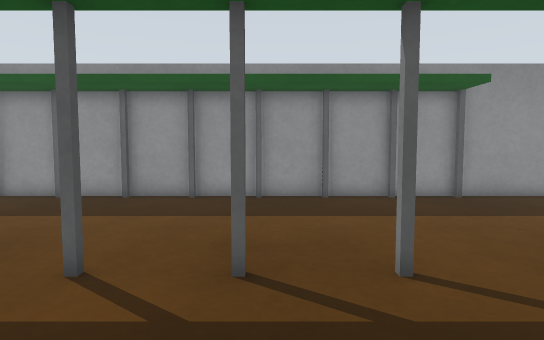
view 1 (above)

20 first-person views from a walk through a robot-simulator world made for Gazebo. The camera is 0.39 m above the floor, tilts 4° down and sees 75° across. The floor is counted in squares, 0.2 m on a side. Each view is taken from the middle of a square. On the plan, view 1 faces up. The plan holds only what a view shows up to about 18 squares ahead; the rest is blank. The place goes on beyond the plan.

view 2
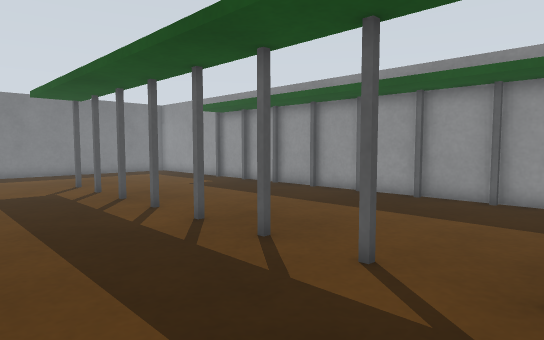

view 3
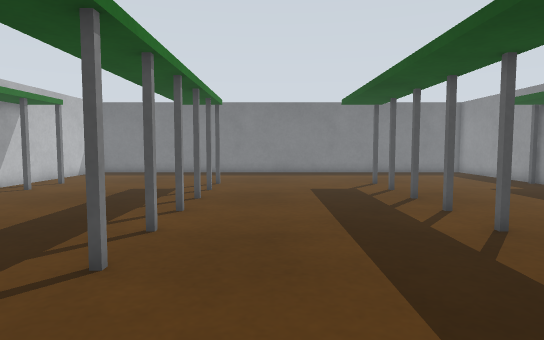

view 4
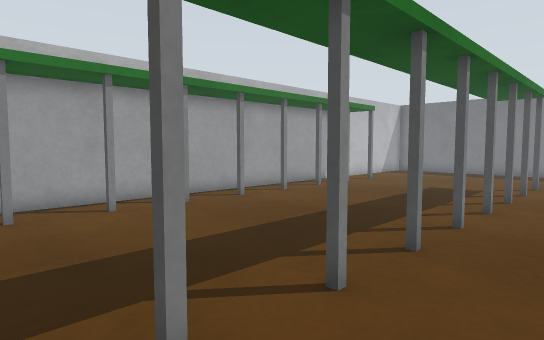

view 5
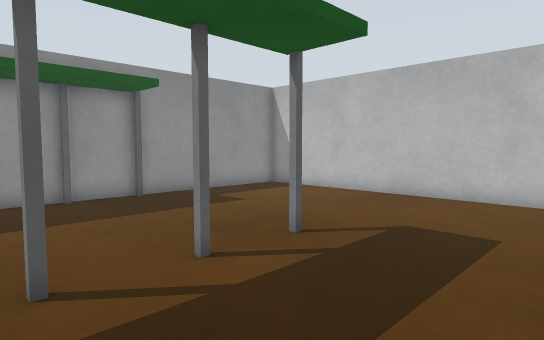

view 6
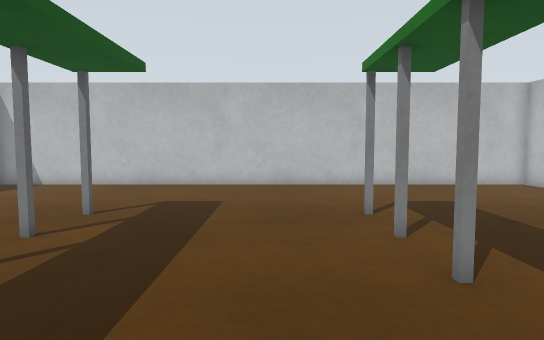

view 7
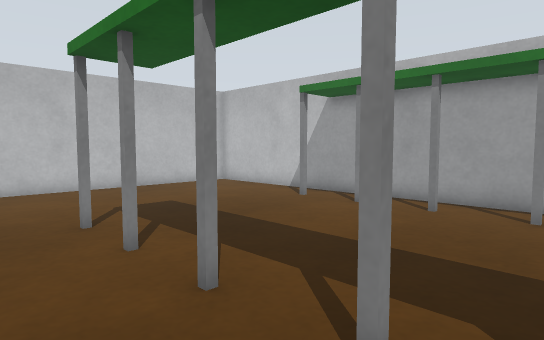

view 8
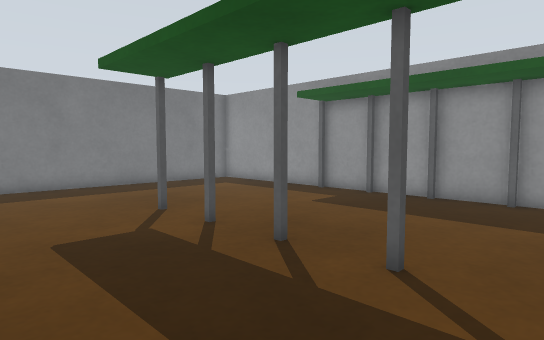

view 9
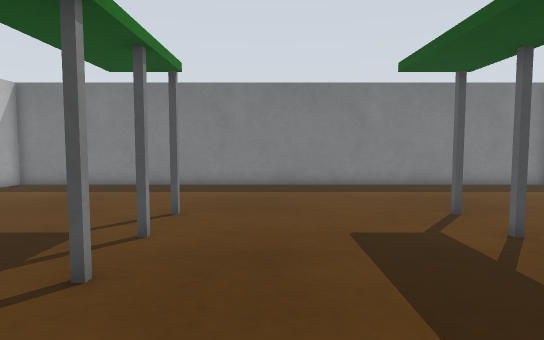

view 10
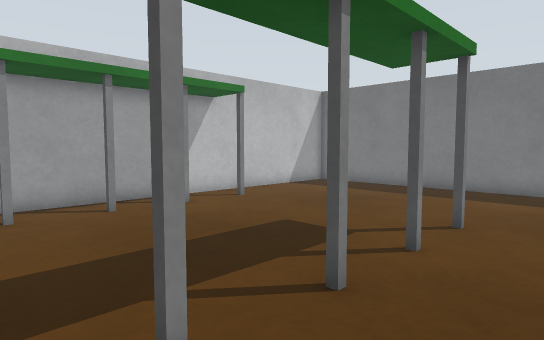

view 11
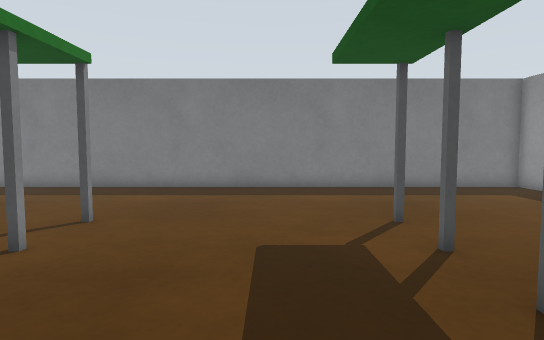

view 12
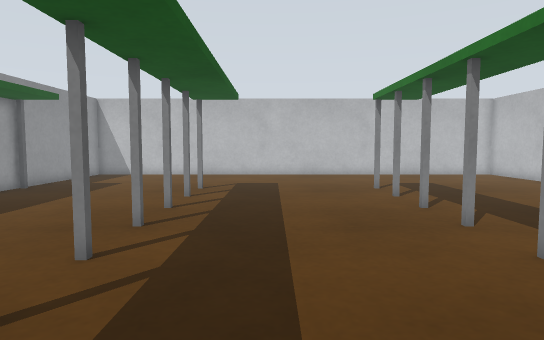

view 13
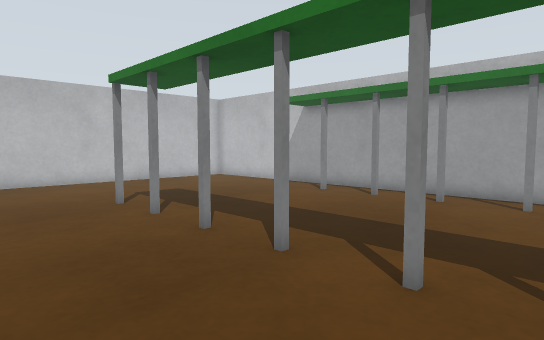

view 14
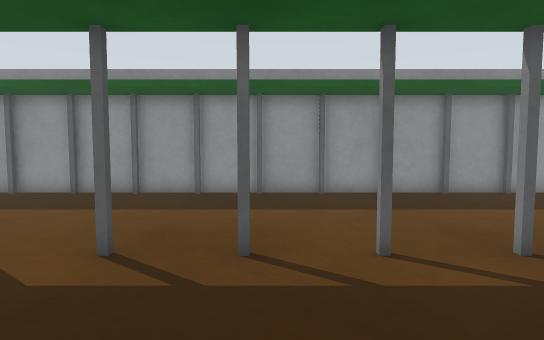

view 15
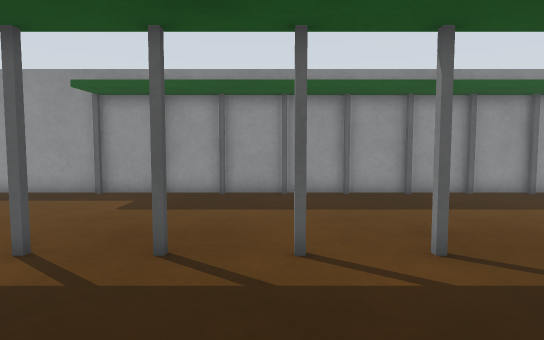

view 16
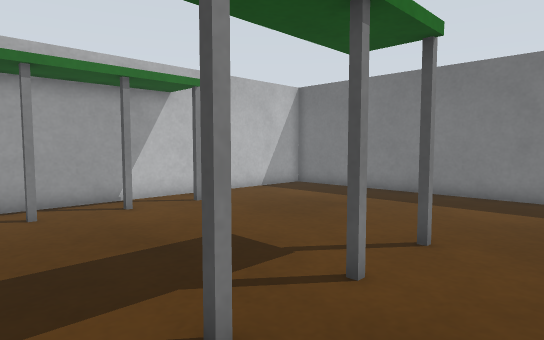

view 17
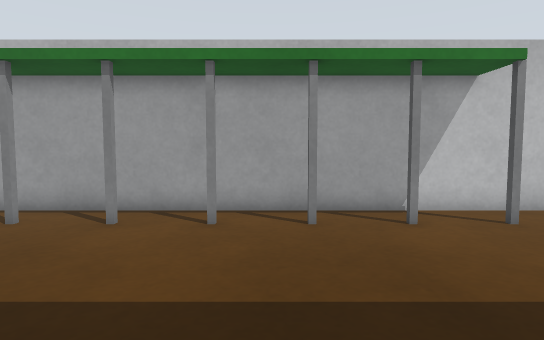

view 18
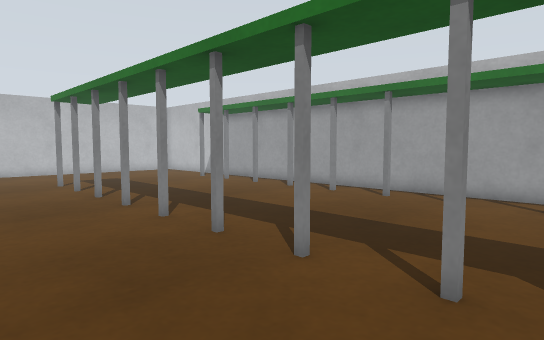

view 19
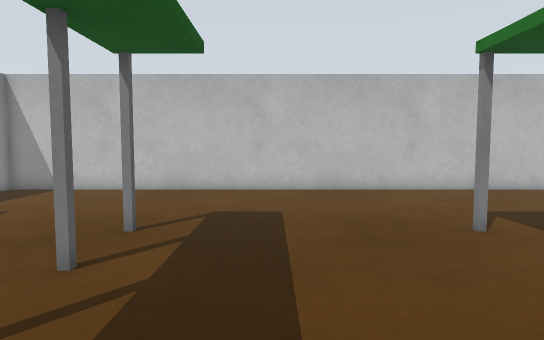

view 20
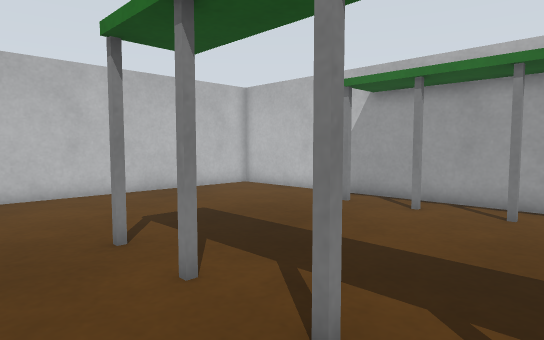

### Floor plan
Key: @ floor where view 1 was taken; # wall or solid block; . floor; P grey post; B green box.
Columns run from 26 left of view 1 to 15 right of it. Each row starts with its distance up from view 1.
 14 ##########################################
 13 #.......P.PP.P.PP.P.PP.P.PP.P.PP.P.......#
 12 #.......BBBBBBBBBBBBBBBBBBBBBBBBBB.......#
 11 #........................................#
 10 #........................................#
  9 #........................................#
  8 #........................................#
  7 #........................................#
  6 #........................................#
  5 #.......P.PP.P.PP.P.PP.P.PP.P.PP.P.......#
  4 #.......BBBBBBBBBBBBBBBBBBBBBBBBBB.......#
  3 #........................................#
  2 #........................................#
  1 #........................................#
  0 #.........................@..............#
 -1 #........................................#
 -2 #........................................#
 -3 #.......P.PP.P.PP.P.PP.P.PP.P.PP.P.......#
 -4 #.......BBBBBBBBBBBBBBBBBBBBBBBBBB.......#
 -5 #........................................#
 -6 #........................................#
 -7 #........................................#
 -8 #........................................#
 -9 #........................................#
-10 #........................................#
-11 #.......P.PP.P.PP.P.PP.P.PP.P.PP.P.......#
-12 #.......B########################B.......#
-13 ##########################################

Positions as (right, up) in squares from view 1, and headings:
1: (0, 0), facing up
2: (0, 0), facing up-left
3: (0, 0), facing left
4: (1, 0), facing down-left
5: (1, 0), facing up-right
6: (-3, 0), facing right
7: (-2, 0), facing down-right
8: (-8, 0), facing up-left
9: (-8, 0), facing left
10: (-9, 0), facing down-left
11: (-9, 2), facing left
12: (-9, 2), facing right
13: (-5, 2), facing down-right
14: (-5, -1), facing up
15: (-11, -1), facing up
16: (-11, 0), facing down-left
17: (-12, -2), facing down
18: (-12, 2), facing down-right
19: (-1, 2), facing right
20: (0, 0), facing down-right
